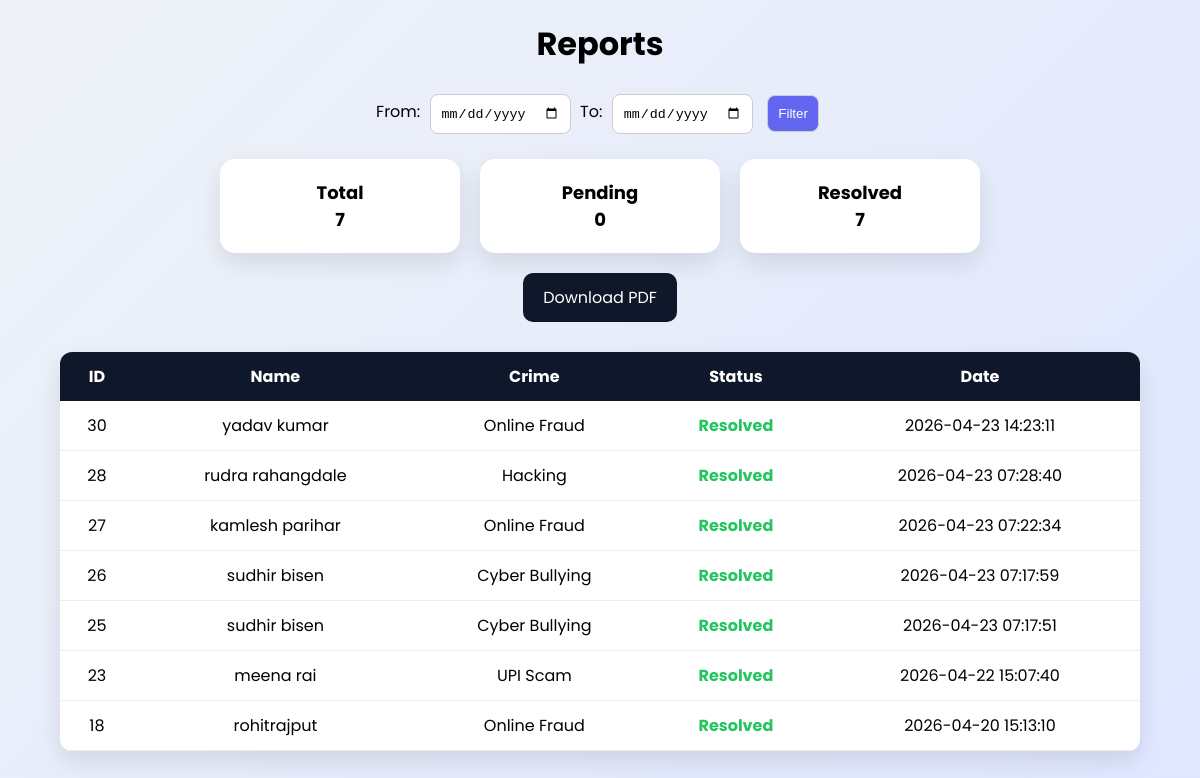
The app's page /reports.php with its own data.
### tables this page shows
CREATE TABLE `complaints` (
  `id` int(11) NOT NULL,
  `user_id` int(11) DEFAULT NULL,
  `crime_type` varchar(100) DEFAULT NULL,
  `status` varchar(50) DEFAULT NULL,
  `created_at` timestamp NOT NULL DEFAULT current_timestamp(),
  `description` text DEFAULT NULL,
  `resolution_note` text DEFAULT NULL,
  `resolved_at` datetime DEFAULT NULL,
  `email` varchar(100) DEFAULT NULL
);

CREATE TABLE `user` (
  `id` int(11) NOT NULL,
  `name` varchar(100) NOT NULL,
  `email` varchar(50) NOT NULL,
  `username` varchar(20) NOT NULL,
  `password` varchar(20) NOT NULL
);

### reports.php (the view, shortened to what this page needs)
<?php
$conn = mysqli_connect("localhost", "root", "", "cyber_crime");
$from = $_GET['from'] ?? '';
$to = $_GET['to'] ?? '';
$where = "";
$total = mysqli_fetch_assoc(mysqli_query($conn, "SELECT COUNT(*) as t FROM complaints $where"))['t'];
$pending = mysqli_fetch_assoc(mysqli_query($conn, "
SELECT COUNT(*) as t FROM complaints
WHERE status='Pending' " . ($where ? "AND DATE(created_at) BETWEEN '$from' AND '$to'" : "")
))['t'];
$resolved = mysqli_fetch_assoc(mysqli_query($conn, "
SELECT COUNT(*) as t FROM complaints
WHERE status='Resolved' " . ($where ? "AND DATE(created_at) BETWEEN '$from' AND '$to'" : "")
))['t'];
$result = mysqli_query($conn, "
SELECT complaints.*, user.name
FROM complaints
JOIN user ON complaints.user_id = user.id
$where
ORDER BY complaints.created_at DESC
");
?>
<!DOCTYPE html>
<html>
<head>
</head>
<body>
<h1>Reports</h1>
<form method="GET">
    From: <input type="date" name="from" value="<?php echo $from; ?>">
    To: <input type="date" name="to" value="<?php echo $to; ?>">
    <button type="submit">Filter</button>
</form>
<div class="cards">
    <div class="box">Total<br><?php echo $total; ?></div>
    <div class="box">Pending<br><?php echo $pending; ?></div>
    <div class="box">Resolved<br><?php echo $resolved; ?></div>
</div>
<a class="download" href="report_pdf.php?from=<?php echo $from; ?>&to=<?php echo $to; ?>">
Download PDF
</a>
<table>
<tr>
<th>ID</th>
<th>Name</th>
<th>Crime</th>
<th>Status</th>
<th>Date</th>
</tr>
<?php
if(mysqli_num_rows($result) > 0){
    while($row = mysqli_fetch_assoc($result)){
    $statusClass = ($row['status']=="Resolved") ? "resolved" : "pending";
    echo "<tr>
    <td>".$row['id']."</td>
    <td>".$row['name']."</td>
    <td>".$row['crime_type']."</td>
    <td class='$statusClass'>".$row['status']."</td>
    <td>".$row['created_at']."</td>
    </tr>";
    }
} else {
    echo "<tr><td colspan='5'>No data found</td></tr>";
}
?>
</table>
</body>
</html>

### reports.php (style rules this page uses)
body { font-family: 'Poppins', sans-serif; margin: 0; background: linear-gradient(135deg, #eef2f7, #e0e7ff); text-align: center; }
h1 { margin-top: 20px; animation: bounceIn 1s ease; }
form { margin-top: 20px; animation: fadeIn 1s ease; }
input, button { padding: 10px; border-radius: 8px; border: 1px solid #ccc; margin: 5px; }
button { background: #6366f1; color: white; cursor: pointer; transition: 0.3s; }
.cards { display: flex; justify-content: center; gap: 20px; margin-top: 20px; }
.box { width: 200px; padding: 20px; background: white; border-radius: 15px; box-shadow: 0 10px 25px rgba(0,0,0,0.1); animation: popUp 0.6s ease; font-size: 18px; font-weight: bold; }
.download { display: inline-block; margin-top: 20px; padding: 12px 20px; background: #0f172a; color: white; border-radius: 10px; text-decoration: none; transition: 0.3s; }
table { width: 90%; margin: 30px auto; border-collapse: collapse; background: white; border-radius: 12px; overflow: hidden; box-shadow: 0 10px 25px rgba(0,0,0,0.1); animation: fadeInUp 1s ease; }
th { background: #0f172a; color: white; padding: 12px; }
td { padding: 12px; border-bottom: 1px solid #eee; }
.resolved { color: #22c55e; font-weight: bold; }

### records on screen
complaints: id "30", user.name "yadav kumar", crime_type "Online Fraud", status "Resolved", created_at "2026-04-23 14:23:11"
complaints: id "28", user.name "rudra rahangdale", crime_type "Hacking", status "Resolved", created_at "2026-04-23 07:28:40"
complaints: id "27", user.name "kamlesh parihar", crime_type "Online Fraud", status "Resolved", created_at "2026-04-23 07:22:34"
complaints: id "26", user.name "sudhir bisen", crime_type "Cyber Bullying", status "Resolved", created_at "2026-04-23 07:17:59"
complaints: id "25", user.name "sudhir bisen", crime_type "Cyber Bullying", status "Resolved", created_at "2026-04-23 07:17:51"
complaints: id "23", user.name "meena rai", crime_type "UPI Scam", status "Resolved", created_at "2026-04-22 15:07:40"
complaints: id "18", user.name "rohitrajput", crime_type "Online Fraud", status "Resolved", created_at "2026-04-20 15:13:10"

### other values on screen
$total "7"
$pending "0"
$resolved "7"
